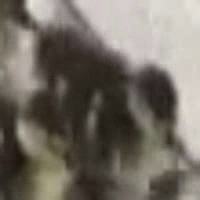
#> input picture frame 40 of computer-vision/duckTracking/3D Modelling/tracked_duck.avi, 200 x 200 px, given in place of ducks.mp4, which was not available
$ python stabilize_image_lines.py
#> lines starting #> are read from the running program, lines starting #| are printed output that depends on the picture; after the words box and inside, x2 and y2 are one past the last pixel; in counts of white or black regions, pixels touching at a corner belong together; pictures that were not available may be replaced by others from this repository, and a replacement may not be noted
import numpy as np
import time
import cv2
import imutils
# cv2.namedWindow('matches', 0)
import matplotlib
matplotlib.use('Agg')
from matplotlib import pyplot as plt
# cv2.namedWindow('matches', cv2.WINDOW_NORMAL)
# cv2.namedWindow('motion', cv2.WINDOW_NORMAL)

FRAME_HEIGHT = 720

class OrbPoints:
    def __init__(self):
        self.orb = cv2.ORB_create()
        self.bf = cv2.BFMatcher(cv2.NORM_HAMMING, crossCheck=True)

    # [100 lines left out: functions detect_and_compute, match_descriptors, draw_matches, calculate_motion, not called in this run]


def get_lines(frame):
    # filter to detect lines
    gray = cv2.cvtColor(frame, cv2.COLOR_BGR2GRAY)
    edges = cv2.Canny(gray, 50, 150, apertureSize=3)
    # slight erode
    kernel = np.ones((1, 1), np.uint8)
    edges = cv2.erode(edges, kernel, iterations=1)
    # slight dilate
    kernel = np.ones((1, 1), np.uint8)
    edges = cv2.dilate(edges, kernel, iterations=1)
    lines = cv2.HoughLines(edges, 1, np.pi / 180, 200)
    line_list = []
    if lines is not None:
        for rho, theta in lines[:, 0]:
            # discard similar lines
            if len(line_list) > 0:
                skip = False
                for line in line_list:
                    if abs(line[0] - theta) < 100 and abs(line[1] - rho) < 35:
                        skip = True
                        break
                if skip:
                    continue
            a = np.cos(theta)
            b = np.sin(theta)
            x0 = a * rho
            y0 = b * rho
            x1 = int(x0 + 1000 * (-b))
            y1 = int(y0 + 1000 * (a))
            x2 = int(x0 - 1000 * (-b))
            y2 = int(y0 - 1000 * (a))
            line_list.append([theta, rho])

    return line_list

def get_vertical_lines(line_list):
    vertical_lines = []
    # draw vertical lines
    for theta, rho in line_list:
        m = -1 / np.tan(theta)
        b = rho / np.sin(theta)
        # filter close to vertical lines
        if abs(m) < 3:
            continue
        vertical_lines.append([theta, rho])
    return vertical_lines

def get_most_vertical_line(line_list):
    # get the most vertical line
    max_m = 0
    max_line = None
    print("get_most_vertical_line")
    for theta, rho in line_list:
        m = -1 / np.tan(theta)
        if abs(m) > max_m:
            max_m = abs(m)
            max_line = [theta, rho]
    return max_line

# [26 lines left out: function get_lines_angle, not called in this run]

def get_line_angle(line):
    m = -1 / np.tan(line[0])
    return np.arctan(m)


# [13 lines left out: function draw_lines, not called in this run]

def show_only_lines(frame, line_list):
    # obscure everything but the lines
    binary_image = np.zeros((frame.shape[0], frame.shape[1], 1), np.uint8)
    for theta, rho in line_list:
        a = np.cos(theta)
        b = np.sin(theta)
        x0 = a * rho
        y0 = b * rho
        x1 = int(x0 + 1000 * (-b))
        y1 = int(y0 + 1000 * (a))
        x2 = int(x0 - 1000 * (-b))
        y2 = int(y0 - 1000 * (a))
        cv2.line(binary_image, (x1, y1), (x2, y2), 255, 2)
    # [5 lines of commented-out code are left out]
    return frame & binary_image


orb_points = OrbPoints()
video = cv2.VideoCapture("ducks.mp4")

ret, prev_frame = video.read()
#> prev_frame is the input picture: shape (200, 200, 3); mean B, G, R 101.3, 109.7, 115.8
sample_frame = imutils.resize(prev_frame, height=FRAME_HEIGHT)
# image is cut to only show as much as the height, so when it is rotated, no black bars are shown
# cv2.resizeWindow('matches', sample_frame.shape[0], sample_frame.shape[0])
# cv2.resizeWindow('motion', sample_frame.shape[0], sample_frame.shape[0])
# cv2.resizeWindow('motion', sample_frame.shape[1], sample_frame.shape[0])

black_frame = np.zeros((prev_frame.shape[0], prev_frame.shape[1], 3), np.uint8)

angle_accum = 0
angle = 0
rotate_angle = 0

while ret:
    ret, frame = video.read()
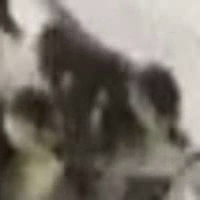
#> input picture frame 41 of computer-vision/duckTracking/3D Modelling/tracked_duck.avi, 200 x 200 px, given in place of ducks.mp4, which was not available
#> frame is the input picture: shape (200, 200, 3); mean B, G, R 105.9, 114.3, 120.4
    if not ret:
        break

    prev_frame_analysis = prev_frame.copy()
    # apply the stabilization to the frame
    # cut the frame to only show the height, so instead of width, height, it is height, height
    cut_length = (prev_frame_analysis.shape[1] - prev_frame_analysis.shape[0]) // 2 + 30
#> cut_length = 30

    prev_frame_analysis = prev_frame_analysis[:, cut_length:cut_length + prev_frame_analysis.shape[0]]
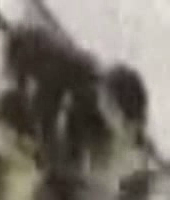
#> prev_frame_analysis: shape (200, 170, 3); mean B, G, R 104.4, 112.6, 118.5
    cv2.imshow("prev_frame_raw", prev_frame_analysis)

    prev_frame_analysis = imutils.rotate(prev_frame_analysis, rotate_angle)
    print("prev_frame_analysis.shape", prev_frame_analysis.shape)
#| prev_frame_analysis.shape (200, 170, 3)
    print("cut_length", cut_length)
#| cut_length 30

    cv2.imshow("prev_frame", prev_frame_analysis)
    line_list = get_lines(prev_frame_analysis)
#> in get_lines, `gray = cv2.cvtColor(frame, cv2.COLOR_BGR2GRAY)`:
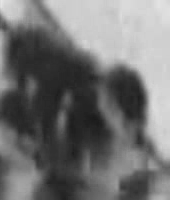
#> gray: shape (200, 170); min 26, max 230, mean 113.4
#> in get_lines, `edges = cv2.Canny(gray, 50, 150, apertureSize=3)`:
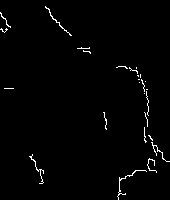
#> edges: shape (200, 170); 1.4% white in thin lines or dots
#> in get_lines, `lines = cv2.HoughLines(edges, 1, np.pi / 180, 200)`: lines = None
#> line_list = []
    # prev_frame_analysis = draw_lines(black_frame, line_list)
    prev_frame_lines = show_only_lines(prev_frame_analysis, line_list)
#> after the loop in show_only_lines, `for theta, rho in line_list:`: binary_image: shape (200, 170, 1); every value is 0
#> in show_only_lines, `return frame & binary_image`: returned value: shape (200, 170, 3); every value is 0

    vertical_list = get_vertical_lines(line_list)
#> vertical_list = []
    if len(vertical_list) == 0 and len(line_list) > 0:
        vertical_list.append(get_most_vertical_line(line_list))
    else:
        print("vertical_list", vertical_list)
#| vertical_list []
    most_vertical = get_most_vertical_line(vertical_list)
#> after the loop in get_most_vertical_line, `for theta, rho in line_list:`: max_m = 0
#> (the run stopped early here; a loop or call above may not have finished)

$ run again, starting later in the video
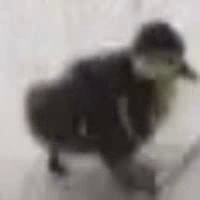
#> input picture frame 182 of computer-vision/duckTracking/3D Modelling/tracked_duck.avi, 200 x 200 px, given in place of ducks.mp4, which was not available
#> prev_frame is the input picture: shape (200, 200, 3); mean B, G, R 129.6, 132, 136.9
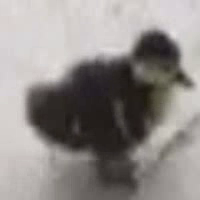
#> input picture frame 183 of computer-vision/duckTracking/3D Modelling/tracked_duck.avi, 200 x 200 px, given in place of ducks.mp4, which was not available
#> frame is the input picture: shape (200, 200, 3); mean B, G, R 136.7, 139.3, 144.2
#| prev_frame_analysis.shape (200, 170, 3)
#| cut_length 30
#> in get_lines, `edges = cv2.Canny(gray, 50, 150, apertureSize=3)`:
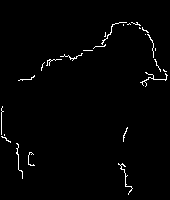
#> edges: shape (200, 170); 1.5% white in thin lines or dots, all inside (x1, y1, x2, y2) = (1, 22, 168, 195)
#> lines = None
#> line_list = []
#| vertical_list []
#> after the loop in get_most_vertical_line, `for theta, rho in line_list:`: max_m = 0

$ run again, starting later in the video
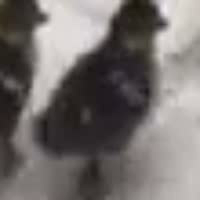
#> input picture frame 324 of computer-vision/duckTracking/3D Modelling/tracked_duck.avi, 200 x 200 px, given in place of ducks.mp4, which was not available
#> prev_frame is the input picture: shape (200, 200, 3); mean B, G, R 108.9, 110.9, 116.1
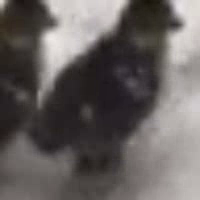
#> input picture frame 325 of computer-vision/duckTracking/3D Modelling/tracked_duck.avi, 200 x 200 px, given in place of ducks.mp4, which was not available
#> frame is the input picture: shape (200, 200, 3); mean B, G, R 95.3, 96.9, 102.3
#| prev_frame_analysis.shape (200, 170, 3)
#| cut_length 30
#> in get_lines, `edges = cv2.Canny(gray, 50, 150, apertureSize=3)`:
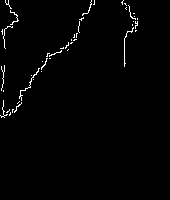
#> edges: shape (200, 170); 1.4% white in thin lines or dots, all inside (x1, y1, x2, y2) = (0, 0, 138, 118)
#> lines = None
#> line_list = []
#| vertical_list []
#> after the loop in get_most_vertical_line, `for theta, rho in line_list:`: max_m = 0
